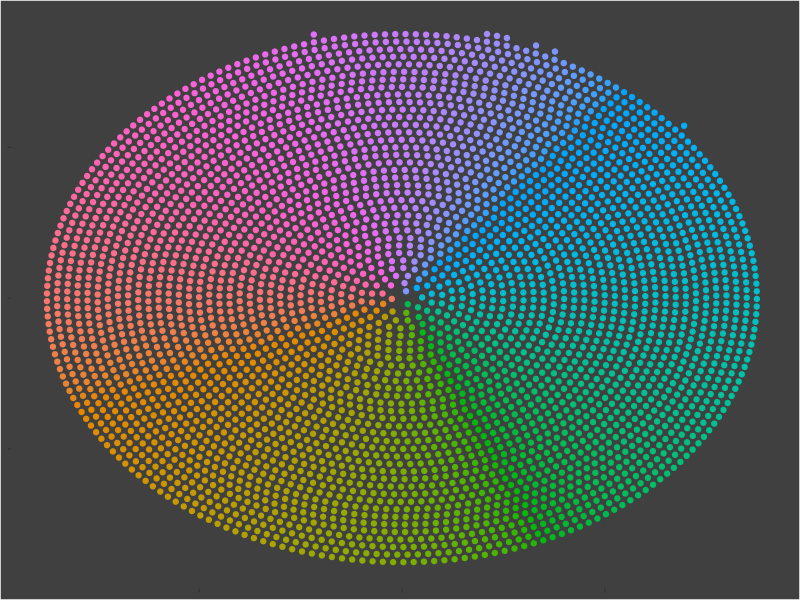

The R script that drew this image:
df = read.csv("glyph_ball_flighttest.csv")
library(ggplot2)

ggplot(df,aes(x,y,color=as.factor(phibin))) + 
  geom_point() + 
  theme(panel.background = element_rect(fill="grey25"),
        panel.grid.major = element_line(color="grey25"),
        panel.grid.minor = element_line(color="grey25"),
        plot.background = element_rect(fill="grey25"),
        legend.position="none",
        axis.text = element_blank(),
        text = element_blank())
